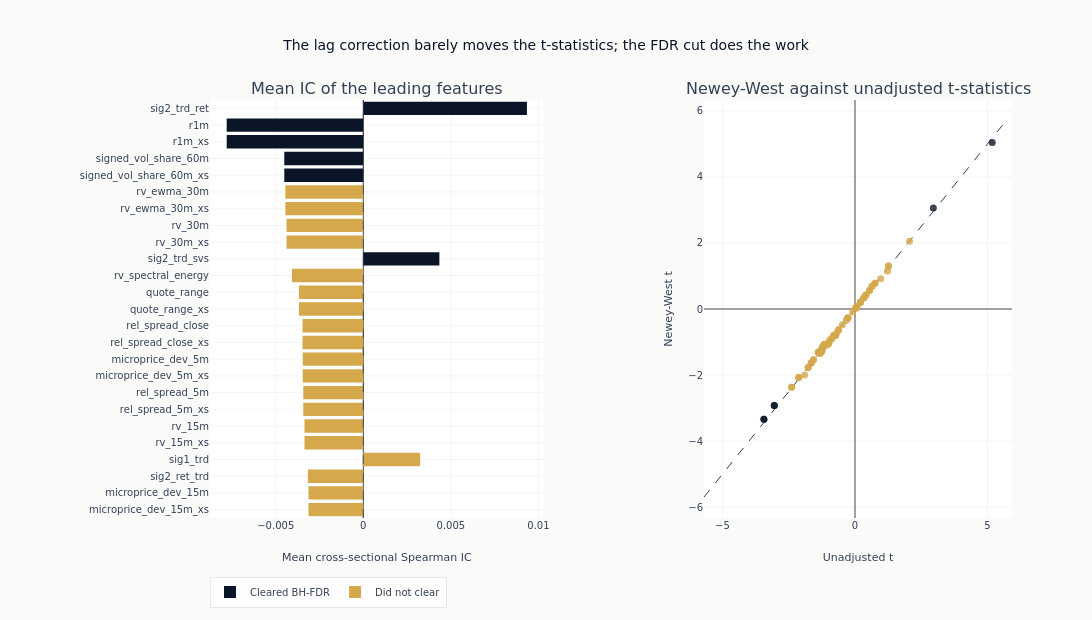

The cell this chart's notebook holds for it:
### Markdown cell above
### Ranking, with the Inference Adjustment Visible

The left panel ranks the leading features by absolute mean IC and colours each bar
by whether it cleared the false-discovery adjustment, so individual significance
and the set-wide decision stay separable. The right panel plots the Newey-West
t-statistic against its unadjusted twin for every feature in the searched set: a
point pulled toward zero off the diagonal is a feature whose apparent significance
came from serial correlation in the IC series rather than from its size.

Sampling at the label horizon is what leaves the points near the diagonal. It has
already removed the overlap the correction exists to undo, so the two counts of
individually significant features printed above agree, and the reduction in the
candidate set comes from the false-discovery adjustment instead.

Bars run horizontally. At this many feature names a rotated vertical axis is not
legible.

### Code cell
RANKED_FEATURES = 25
top = eval_summary.head(min(RANKED_FEATURES, len(eval_summary))).reverse()

fig = make_subplots(
    rows=1,
    cols=2,
    column_widths=[0.52, 0.48],
    subplot_titles=[
        "Mean IC of the leading features",
        "Newey-West against unadjusted t-statistics",
    ],
    horizontal_spacing=0.2,
)
for cleared, color, name in (
    (True, COLORS["blue"], "Cleared BH-FDR"),
    (False, COLORS["amber"], "Did not clear"),
):
    arm = top.filter(pl.col("fdr_sig").fill_null(False) == cleared)
    if not len(arm):
        continue
    _ = fig.add_trace(
        go.Bar(
            x=arm["ic_mean"].to_list(),
            y=arm["feature"].to_list(),
            orientation="h",
            marker_color=color,
            name=name,
            legendgroup=name,
        ),
        row=1,
        col=1,
    )
_ = fig.add_vline(
    x=0, line={"color": COLORS["neutral"], "width": 0.8, "dash": "dash"}, row=1, col=1
)

max_t = (
    max(
        float(eval_summary["naive_t"].abs().max() or 1.0),
        float(eval_summary["hac_t"].abs().max() or 1.0),
    )
    * 1.1
)
_ = fig.add_trace(
    go.Scatter(
        x=[-max_t, max_t],
        y=[-max_t, max_t],
        mode="lines",
        line={"dash": "dash", "color": COLORS["neutral"], "width": 1},
        name="No adjustment",
        showlegend=False,
    ),
    row=1,
    col=2,
)
for cleared, color, name in (
    (True, COLORS["blue"], "Cleared BH-FDR"),
    (False, COLORS["amber"], "Did not clear"),
):
    arm = eval_summary.filter(pl.col("fdr_sig").fill_null(False) == cleared)
    if not len(arm):
        continue
    _ = fig.add_trace(
        go.Scatter(
            x=arm["naive_t"].to_list(),
            y=arm["hac_t"].to_list(),
            mode="markers",
            marker={"color": color, "size": 7, "opacity": 0.8},
            text=arm["feature"].to_list(),
            name=name,
            legendgroup=name,
            showlegend=False,
        ),
        row=1,
        col=2,
    )

fig.update_layout(
    title="The lag correction barely moves the t-statistics; the FDR cut does the work",
    height=620,
    width=1150,
    margin={"l": 210},
    legend={"orientation": "h", "y": -0.14},
)
# Two traces split the ranking by outcome, so the y order has to be restated or the
# categories fall in trace order and the ranking the panel exists to show is lost.
fig.update_yaxes(categoryorder="array", categoryarray=top["feature"].to_list(), row=1, col=1)
fig.update_xaxes(title_text="Mean cross-sectional Spearman IC", row=1, col=1)
fig.update_xaxes(title_text="Unadjusted t", row=1, col=2)
fig.update_yaxes(title_text="Newey-West t", row=1, col=2)
fig.show()

### Figure 1 — Plotly figure (JSON) as saved in the notebook; plotly's stock layout.template omitted (floating-point values rounded to 4 significant figures)
{"data": [{"legendgroup": "Cleared BH-FDR", "marker": {"color": "#0a1628"}, "name": "Cleared BH-FDR", "orientation": "h", "type": "bar", "x": [0.004345, -0.004513, -0.004513, -0.007801, -0.007801, 0.009345], "xaxis": "x", "y": ["sig2_trd_svs", "signed_vol_share_60m_xs", "signed_vol_share_60m", "r1m_xs", "r1m", "sig2_trd_ret"], "yaxis": "y"}, {"legendgroup": "Did not clear", "marker": {"color": "#D4A84B"}, "name": "Did not clear", "orientation": "h", "type": "bar", "x": [-0.003128, -0.003128, -0.003164, 0.003247, -0.003358, -0.003358, -0.003427, -0.003427, -0.003458, -0.003458, -0.003471, -0.003471, -0.003674, -0.003674, -0.004076, -0.004383, -0.004383, -0.004449, -0.004449], "xaxis": "x", "y": ["microprice_dev_15m_xs", "microprice_dev_15m", "sig2_ret_trd", "sig1_trd", "rv_15m_xs", "rv_15m", "rel_spread_5m_xs", "rel_spread_5m", "microprice_dev_5m_xs", "microprice_dev_5m", "rel_spread_close_xs", "rel_spread_close", "quote_range_xs", "quote_range", "rv_spectral_energy", "rv_30m_xs", "rv_30m", "rv_ewma_30m_xs", "rv_ewma_30m"], "yaxis": "y"}, {"line": {"color": "#334155", "dash": "dash", "width": 1}, "mode": "lines", "name": "No adjustment", "showlegend": false, "type": "scatter", "x": [-5.695, 5.695], "xaxis": "x2", "y": [-5.695, 5.695], "yaxis": "y2"}, {"legendgroup": "Cleared BH-FDR", "marker": {"color": "#0a1628", "opacity": 0.8, "size": 7}, "mode": "markers", "name": "Cleared BH-FDR", "showlegend": false, "text": ["sig2_trd_ret", "r1m", "r1m_xs", "signed_vol_share_60m", "signed_vol_share_60m_xs", "sig2_trd_svs"], "type": "scatter", "x": [5.177, -3.436, -3.436, -3.045, -3.045, 2.956], "xaxis": "x2", "y": [5.037, -3.341, -3.341, -2.925, -2.925, 3.059], "yaxis": "y2"}, {"legendgroup": "Did not clear", "marker": {"color": "#D4A84B", "opacity": 0.8, "size": 7}, "mode": "markers", "name": "Did not clear", "showlegend": false, "text": ["rv_ewma_30m", "rv_ewma_30m_xs", "rv_30m", "rv_30m_xs", "rv_spectral_energy", "quote_range", "quote_range_xs", "rel_spread_close", "rel_spread_close_xs", "microprice_dev_5m", "microprice_dev_5m_xs", "rel_spread_5m", "rel_spread_5m_xs", "rv_15m", "rv_15m_xs", "sig1_trd", "sig2_ret_trd", "microprice_dev_15m", "microprice_dev_15m_xs", "dollar_vol", "dollar_vol_xs", "rel_spread_15m", "rel_spread_15m_xs", "rel_spread_60m", "rel_spread_60m_xs", "signed_vol_share_15m", "signed_vol_share_15m_xs", "kyle_lambda", "kyle_lambda_xs", "trades_per_1k_shares", "trades_per_1k_shares_xs", "trade_range", "trade_range_xs", "sig2_ret_ret", "signed_vol_share_5m", "signed_vol_share_5m_xs", "rv_5m", "rv_5m_xs", "har_residual", "depth_imb", "depth_imb_xs", "microprice_dev", "microprice_dev_xs", "illiq", "illiq_xs", "sig1_ret", "quote_rate", "quote_rate_xs", "sig2_trd_trd", "vol_spectral_entropy", "har_rv5_pred", "rv_spectral_entropy", "tick_imb_share_15m", "tick_imb_share_15m_xs", "trade_to_mid_rel", "trade_to_mid_rel_xs", "vol_spectral_energy", "finra_share_60m", "finra_share_60m_xs", "tick_imb_share", "tick_imb_share_xs", "trade_to_mid_5m", "trade_to_mid_5m_xs", "sig2_svs_svs", "cross_locked_share_xs", "sig2_svs_ret", "signed_vol_share", "signed_vol_share_xs", "vol_low_freq_ratio", "tick_imb_share_5m", "tick_imb_share_5m_xs", "rv_low_freq_ratio", "sig1_svs", "sig2_svs_trd", "sig2_ret_svs"], "type": "scatter", "x": [-1.258, -1.258, -1.312, -1.312, -1.246, -1.293, -1.293, -1.653, -1.653, -2.392, -2.392, -1.567, -1.567, -1.071, -1.071, 2.058, -1.897, -2.124, -2.124, 1.262, 1.262, -1.272, -1.272, -1.224, -1.224, -1.769, -1.769, -0.9879, -0.9879, -1.387, -1.387, -0.8705, -0.8705, 1.23, -1.326, -1.326, -0.7382, -0.7382, 0.9672, -1.212, -1.212, -1.152, -1.152, -0.797, -0.797, -0.6826, 0.7543, 0.7543, -0.9614, 0.6481, -0.3322, 0.6357, -0.6197, -0.6197, 0.5467, 0.5467, -0.4746, 0.331, 0.331, 0.413, 0.413, -0.2661, -0.2661, -0.2729, 0.2014, 0.2158, 0.2051, 0.2051, -0.08896, 0.07043, 0.07043, 0.03709, 0.03672, 0.03283, 0.02634], "xaxis": "x2", "y": [-1.282, -1.282, -1.33, -1.33, -1.255, -1.306, -1.306, -1.636, -1.636, -2.367, -2.367, -1.538, -1.538, -1.09, -1.09, 2.049, -2.002, -2.075, -2.075, 1.303, 1.303, -1.233, -1.233, -1.178, -1.178, -1.771, -1.771, -1.04, -1.04, -1.307, -1.307, -0.8952, -0.8952, 1.15, -1.341, -1.341, -0.8017, -0.8017, 0.9138, -1.125, -1.125, -1.068, -1.068, -0.7972, -0.7972, -0.7213, 0.7813, 0.7813, -0.9462, 0.6954, -0.3511, 0.6835, -0.6271, -0.6271, 0.5625, 0.5625, -0.4788, 0.3319, 0.3319, 0.4209, 0.4209, -0.2758, -0.2758, -0.2669, 0.1988, 0.2111, 0.2116, 0.2116, -0.09167, 0.06856, 0.06856, 0.03754, 0.03707, 0.03281, 0.02437], "yaxis": "y2"}], "layout": {"annotations": [{"font": {"size": 16}, "showarrow": false, "text": "Mean IC of the leading features", "x": 0.208, "xanchor": "center", "xref": "paper", "y": 1.0, "yanchor": "bottom", "yref": "paper"}, {"font": {"size": 16}, "showarrow": false, "text": "Newey-West against unadjusted t-statistics", "x": 0.808, "xanchor": "center", "xref": "paper", "y": 1.0, "yanchor": "bottom", "yref": "paper"}], "height": 620, "legend": {"orientation": "h", "y": -0.14}, "margin": {"l": 210}, "shapes": [{"line": {"color": "#334155", "dash": "dash", "width": 0.8}, "type": "line", "x0": 0, "x1": 0, "xref": "x", "y0": 0, "y1": 1, "yref": "y domain"}], "title": {"text": "The lag correction barely moves the t-statistics; the FDR cut does the work"}, "width": 1150, "xaxis": {"anchor": "y", "domain": [0.0, 0.416], "title": {"text": "Mean cross-sectional Spearman IC"}}, "xaxis2": {"anchor": "y2", "domain": [0.616, 1.0], "title": {"text": "Unadjusted t"}}, "yaxis": {"anchor": "x", "categoryarray": ["microprice_dev_15m_xs", "microprice_dev_15m", "sig2_ret_trd", "sig1_trd", "rv_15m_xs", "rv_15m", "rel_spread_5m_xs", "rel_spread_5m", "microprice_dev_5m_xs", "microprice_dev_5m", "rel_spread_close_xs", "rel_spread_close", "quote_range_xs", "quote_range", "rv_spectral_energy", "sig2_trd_svs", "rv_30m_xs", "rv_30m", "rv_ewma_30m_xs", "rv_ewma_30m", "signed_vol_share_60m_xs", "signed_vol_share_60m", "r1m_xs", "r1m", "sig2_trd_ret"], "categoryorder": "array", "domain": [0.0, 1.0]}, "yaxis2": {"anchor": "x2", "domain": [0.0, 1.0], "title": {"text": "Newey-West t"}}}}
